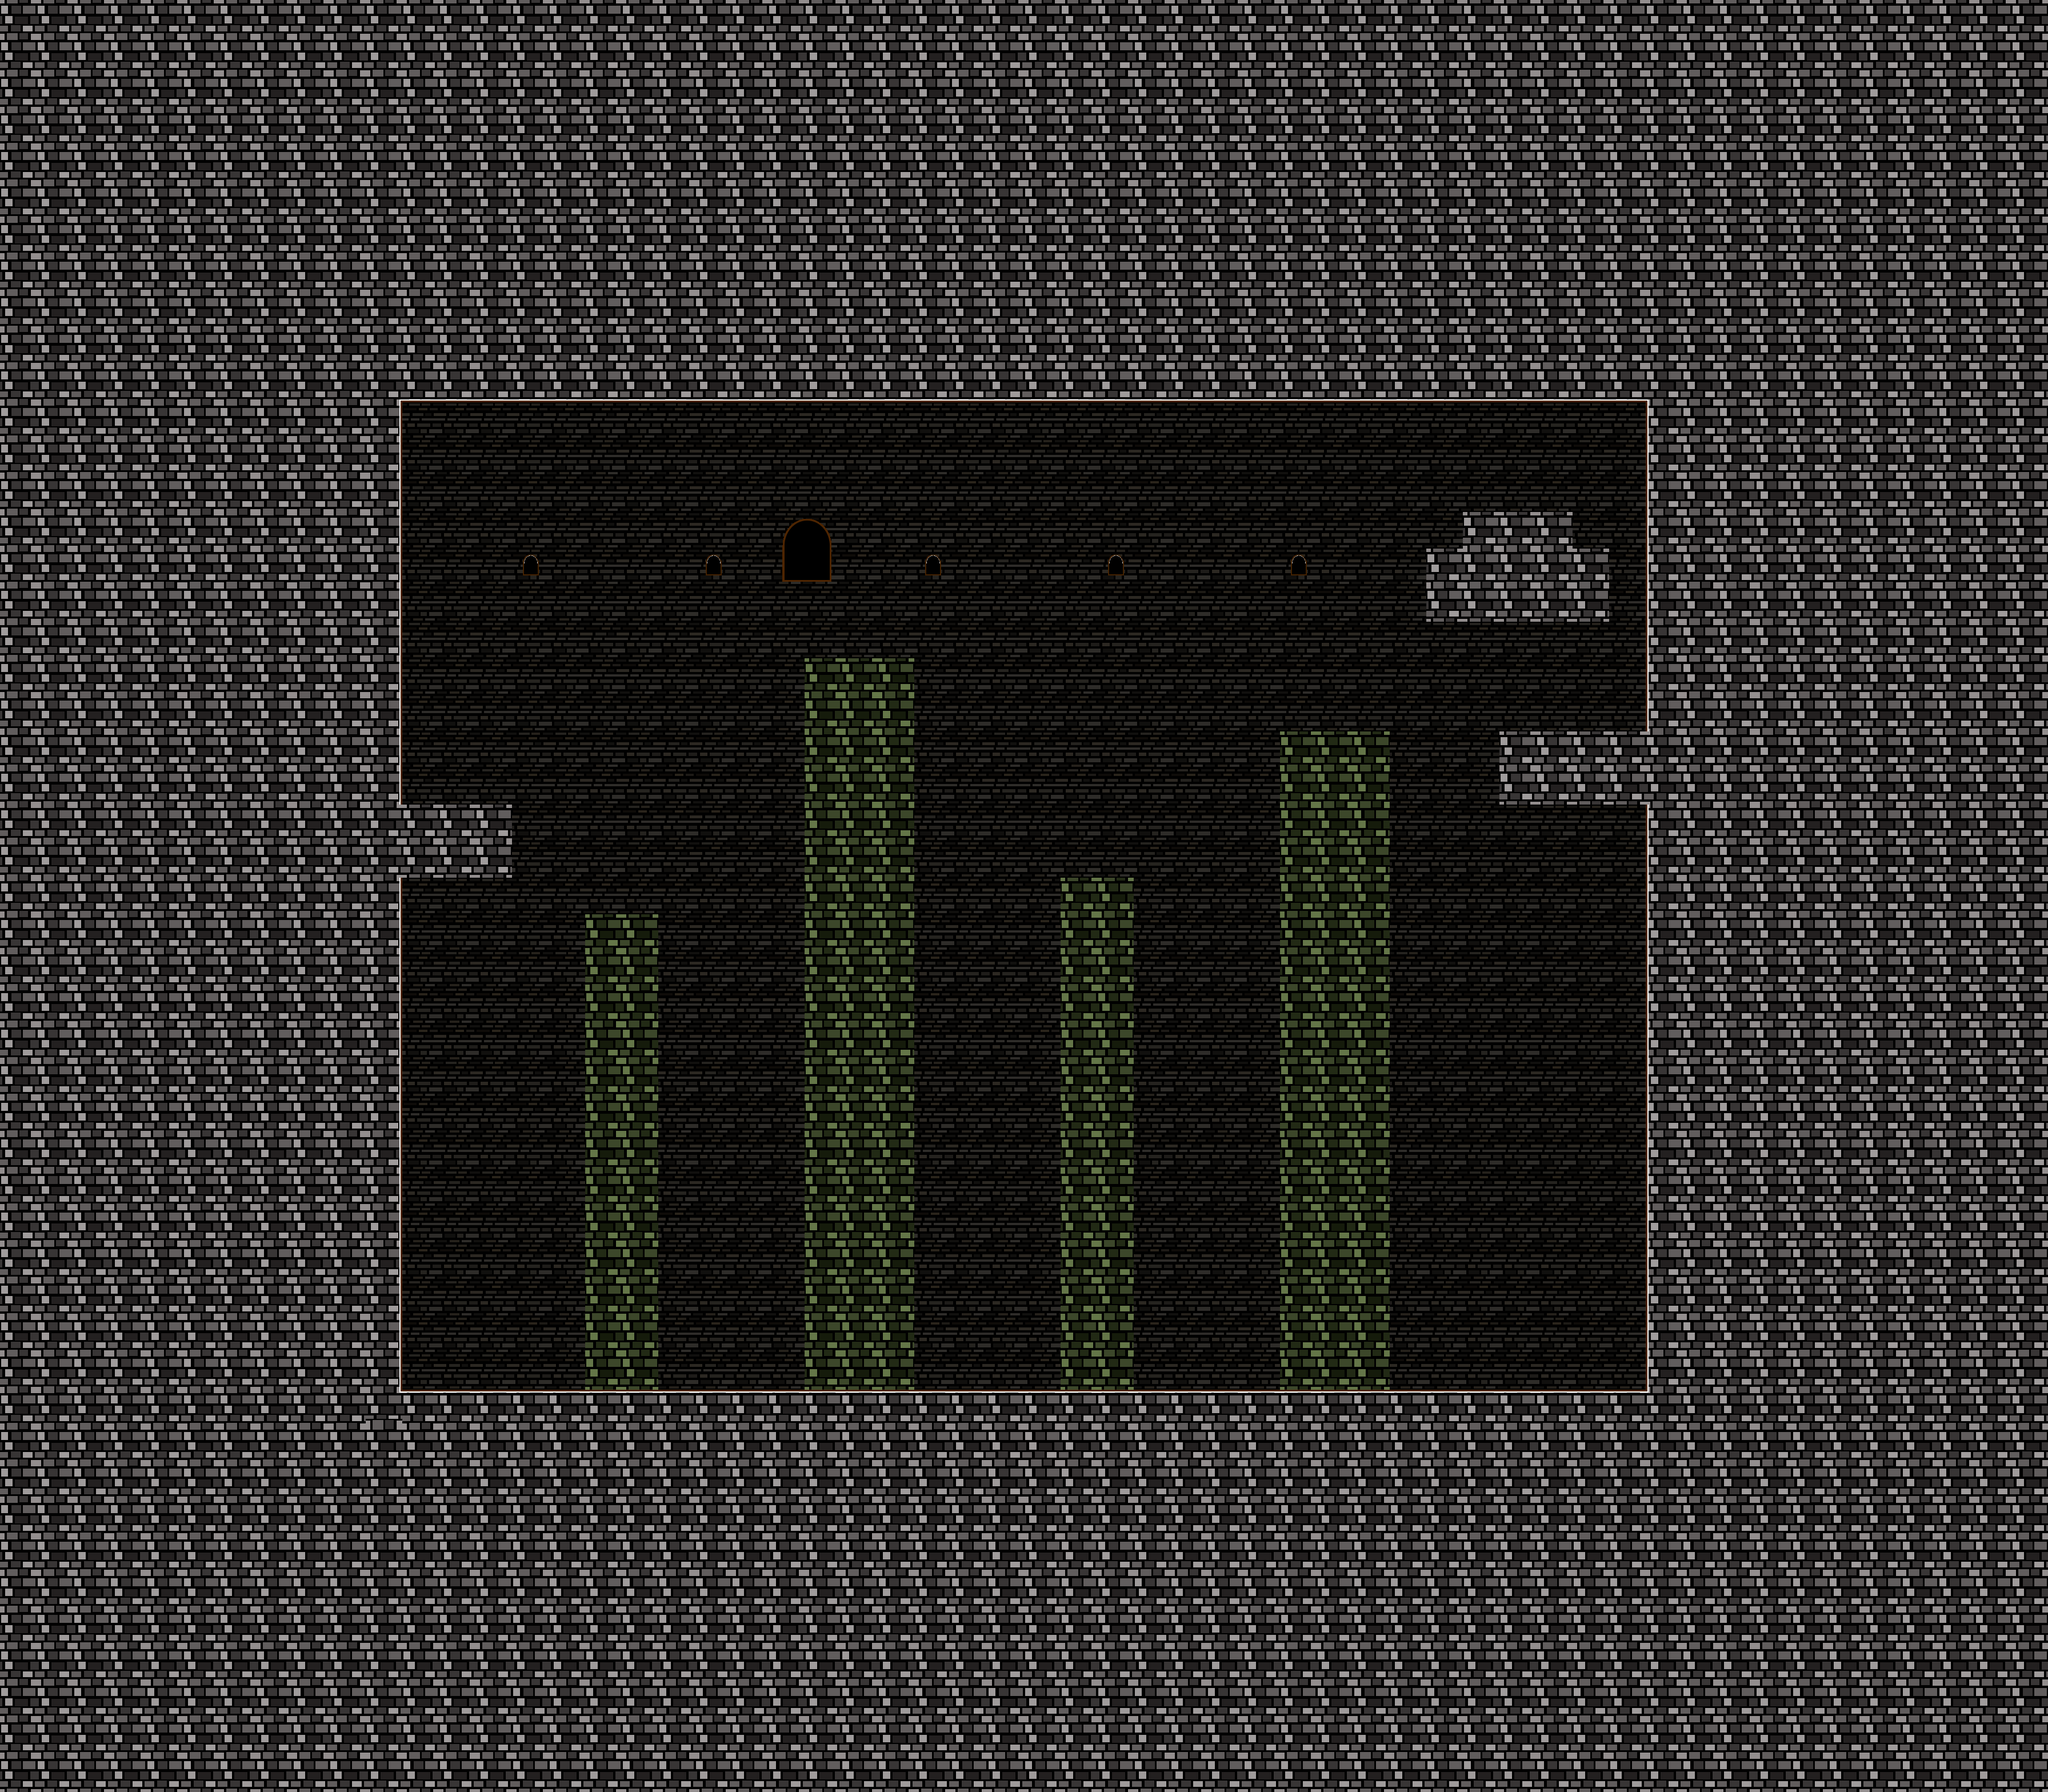

This is a level from a 2D game, rendered from its Tiled map with the project's own tilesets. A one-line summary and the map file follow, with tile-layer data summarised:
An orthogonal 56x49 tile map with 64x64 px tiles, 2 tile layers (fundo, colinas) and 64 objects (Door, Button, Text).

<map version="1.0" orientation="orthogonal" width="56" height="49" tilewidth="64" tileheight="64">
 <tileset firstgid="1" name="brick_tiles" tilewidth="64" tileheight="64">
  <image source="../tilesets/brick_tiles.png" width="576" height="512" />
 </tileset>
 <layer name="fundo" width="56" height="49">
  <properties>
   <property name="nocollides" value="true" />
   <property name="tileset" value="brick_tiles" />
  </properties>
  <data>[2744 cells, 2744 non-empty, 8 distinct tile ids]</data>
 </layer>
 <layer name="colinas" width="56" height="49">
  <properties>
   <property name="tileset" value="brick_tiles" />
  </properties>
  <data>[2744 cells, 321 non-empty, 10 distinct tile ids]</data>
 </layer>
 <objectgroup color="#a4009c" name="playerSpawn" width="56" height="49">
  <object x="768" y="1280" width="128" height="128">
   <properties>
    <property name="type" value="Rogue" />
   </properties>
  </object>
 </objectgroup>
 <objectgroup color="#555500" name="wallGrip" width="56" height="49">
  <object x="2875" y="703" width="16" height="534" />
  <object x="688" y="702" width="22" height="647" />
  <object x="884" y="1428" width="17" height="108" />
  <object x="1013" y="1614" width="20" height="744" />
  <object x="1141" y="1616" width="19" height="738" />
  <object x="1396" y="1160" width="23" height="1197" />
  <object x="1585" y="1163" width="20" height="1196" />
  <object x="1845" y="1549" width="21" height="809" />
  <object x="1972" y="1548" width="19" height="808" />
  <object x="2229" y="1291" width="25" height="1061" />
  <object x="2416" y="1292" width="22" height="1065" />
  <object x="2609" y="1289" width="24" height="120" />
  <object x="2865" y="1436" width="31" height="917" />
  <object x="689" y="1537" width="20" height="819" />
 </objectgroup>
 <objectgroup color="#ffff7f" name="floor" width="56" height="49">
  <object x="702" y="1401" width="196" height="17" />
  <object x="1024" y="1591" width="129" height="15" />
  <object x="1406" y="1146" width="194" height="13" />
  <object x="1856" y="1530" width="129" height="16" />
  <object x="2241" y="1274" width="190" height="16" />
  <object x="2624" y="1273" width="260" height="11" />
 </objectgroup>
 <objectgroup color="#a40002" name="spikeTraps" width="56" height="49">
  <object x="704" y="2368" width="64" height="64" />
  <object x="832" y="2368" width="64" height="64" />
  <object x="768" y="2368" width="64" height="64" />
  <object x="896" y="2368" width="64" height="64" />
  <object x="1152" y="2368" width="64" height="64" />
  <object x="1216" y="2368" width="64" height="64" />
  <object x="1280" y="2368" width="64" height="64" />
  <object x="1600" y="2368" width="64" height="64" />
  <object x="1728" y="2368" width="64" height="64" />
  <object x="1984" y="2368" width="64" height="64" />
  <object x="2048" y="2368" width="64" height="64" />
  <object x="2112" y="2368" width="64" height="64" />
  <object x="2432" y="2368" width="64" height="64" />
  <object x="2560" y="2368" width="64" height="64" />
  <object x="2624" y="2368" width="64" height="64" />
  <object x="2752" y="2368" width="64" height="64" />
  <object x="2816" y="2368" width="64" height="64" />
  <object x="960" y="2368" width="64" height="64" />
  <object x="1344" y="2368" width="64" height="64" />
  <object x="1664" y="2368" width="64" height="64" />
  <object x="1792" y="2368" width="64" height="64" />
  <object x="2176" y="2368" width="64" height="64" />
  <object x="2496" y="2368" width="64" height="64" />
  <object x="2688" y="2368" width="64" height="64" />
 </objectgroup>
 <objectgroup name="platforms" width="56" height="49">
  <object x="942" y="1362" width="424" height="30">
   <properties>
    <property name="direction" value="horizontal" />
    <property name="speed" value="100" />
   </properties>
  </object>
  <object x="2630" y="1470" width="140" height="754">
   <properties>
    <property name="direction" value="vertical" />
   </properties>
  </object>
  <object x="924" y="839" width="1724" height="9">
   <properties>
    <property name="direction" value="horizontal" />
    <property name="speed" value="1000" />
   </properties>
  </object>
 </objectgroup>
 <objectgroup name="end" width="56" height="49">
  <object x="2688" y="1152" width="128" height="128" />
 </objectgroup>
 <objectgroup name="bearTraps" width="56" height="49">
  <object x="1044" y="1584" width="87" height="8" />
 </objectgroup>
 <objectgroup name="heavySpawns" width="56" height="49">
  <object x="1408" y="970" width="73" height="82" />
 </objectgroup>
 <objectgroup name="ratSpawns" width="56" height="49">
  <object x="1531" y="1086" width="62" height="29" />
 </objectgroup>
 <objectgroup name="doors" width="56" height="49">
  <object name="Door" x="2626" y="983" width="53" height="300">
   <properties>
    <property name="source" value="doorButton" />
    <property name="speedDown" value="10" />
   </properties>
  </object>
 </objectgroup>
 <objectgroup name="buttons" width="56" height="49">
  <object name="Button" x="2304" y="1272" width="64" height="8">
   <properties>
    <property name="id" value="doorButton" />
   </properties>
  </object>
 </objectgroup>
 <objectgroup name="breakables" width="56" height="49">
  <object x="1664" y="1408" width="128" height="64" />
 </objectgroup>
 <objectgroup name="text" width="56" height="49">
  <object name="Text" x="1069" y="1201" width="183" height="83">
   <properties>
    <property name="size" value="20" />
    <property name="text" value="Hey dude!" />
   </properties>
  </object>
 </objectgroup>
 <objectgroup name="fireTraps" width="56" height="49">
  <object x="967" y="999" width="70" height="341" />
  <object x="1088" y="999" width="70" height="341">
   <properties>
    <property name="delay" value="1" />
   </properties>
  </object>
  <object x="1218" y="994" width="70" height="341">
   <properties>
    <property name="delay" value="2" />
   </properties>
  </object>
 </objectgroup>
 <objectgroup color="#55ff00" name="torchs" width="56" height="49">
  <object x="833" y="1063" width="31" height="45" />
  <object x="809" y="1202" width="77" height="34" />
  <object x="1335" y="1114" width="42" height="9" />
  <object x="1672" y="1035" width="49" height="51" />
  <object x="2289" y="1136" width="70" height="54">
   <properties>
    <property name="source" value="doorButton" />
   </properties>
  </object>
 </objectgroup>
</map>
